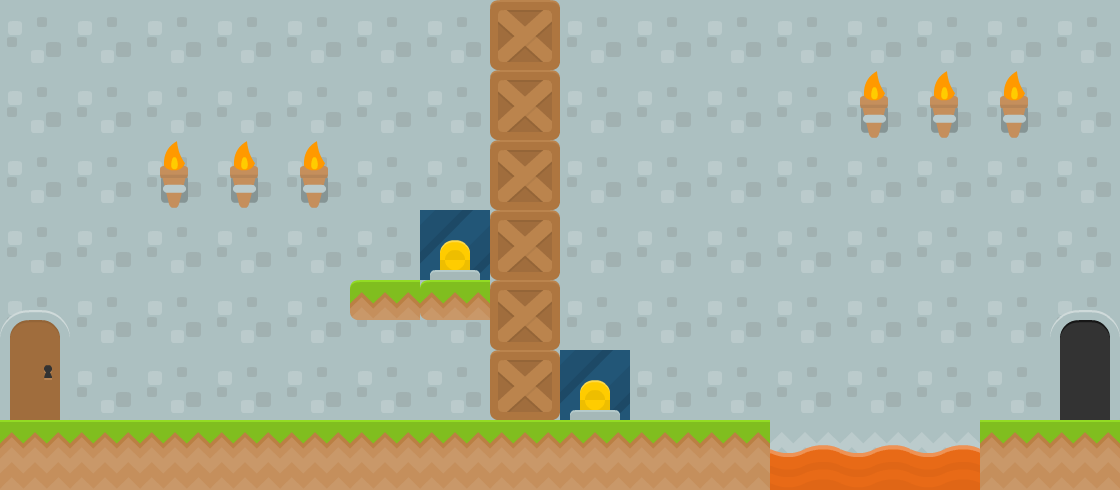

Tiled map render using the project's own tile images. Description and the map definition, with tile-layer contents summarised, below:
An orthogonal 16x7 tile map with 70x70 px tiles, 3 tile layers (Tile Layer 2, Tile Layer 1, foreground), 3 tilesets and 13 objects (player, exit).

<map version="1.0" tiledversion="1.1.6" orientation="orthogonal" renderorder="right-down" width="16" height="7" tilewidth="70" tileheight="70" infinite="0" nextobjectid="39">
 <tileset firstgid="1" source="kenney_complete_base_tiles_spritesheet.tsx" />
 <tileset firstgid="157" source="kenney_platformerPack_industrial_tilesheet.tsx" />
 <tileset firstgid="269" source="kenny request pack sheet.tsx" />
 <layer name="Tile Layer 2" width="16" height="7">
  <data>[112 cells, 112 non-empty, 3 distinct tile ids]</data>
 </layer>
 <layer name="Tile Layer 1" width="16" height="7">
  <data>[112 cells, 36 non-empty, 10 distinct tile ids]</data>
 </layer>
 <layer name="foreground" width="16" height="7">
  <data>[112 cells, 0 non-empty, 0 distinct tile ids]</data>
 </layer>
 <objectgroup name="triggers" visible="0">
  <object id="1" name="player" x="0" y="350" width="70" height="70">
   <properties>
    <property name="player" type="bool" value="true" />
   </properties>
  </object>
  <object id="2" name="exit" x="1050" y="350" width="70" height="70">
   <properties>
    <property name="exit" type="bool" value="true" />
   </properties>
  </object>
  <object id="5" x="0" y="420" width="770" height="70">
   <properties>
    <property name="blockers" value="blrt" />
   </properties>
  </object>
  <object id="15" x="980" y="420" width="140" height="70">
   <properties>
    <property name="blockers" value="blrt" />
   </properties>
  </object>
  <object id="21" x="0" y="-70" width="1120" height="70">
   <properties>
    <property name="blockers" value="blrt" />
   </properties>
  </object>
  <object id="22" x="-70" y="-70" width="70" height="700">
   <properties>
    <property name="blockers" value="blrt" />
   </properties>
  </object>
  <object id="23" x="1120" y="-70" width="70" height="700">
   <properties>
    <property name="blockers" value="blrt" />
   </properties>
  </object>
  <object id="30" x="0" y="490" width="1120" height="70">
   <properties>
    <property name="blockers" value="blrt" />
   </properties>
  </object>
  <object id="33" x="770" y="455" width="211" height="37">
   <properties>
    <property name="lava" type="bool" value="true" />
   </properties>
  </object>
  <object id="34" x="420" y="210" width="70" height="70">
   <properties>
    <property name="teleport" value="blue" />
    <property name="teleport_exit" type="bool" value="false" />
   </properties>
  </object>
  <object id="35" x="560" y="350" width="70" height="70">
   <properties>
    <property name="teleport" value="blue" />
    <property name="teleport_exit" type="bool" value="true" />
   </properties>
  </object>
  <object id="36" x="490" y="0" width="70" height="420">
   <properties>
    <property name="blockers" value="blrt" />
   </properties>
  </object>
  <object id="37" x="350" y="280" width="140" height="70">
   <properties>
    <property name="blockers" value="blrt" />
   </properties>
  </object>
 </objectgroup>
</map>
